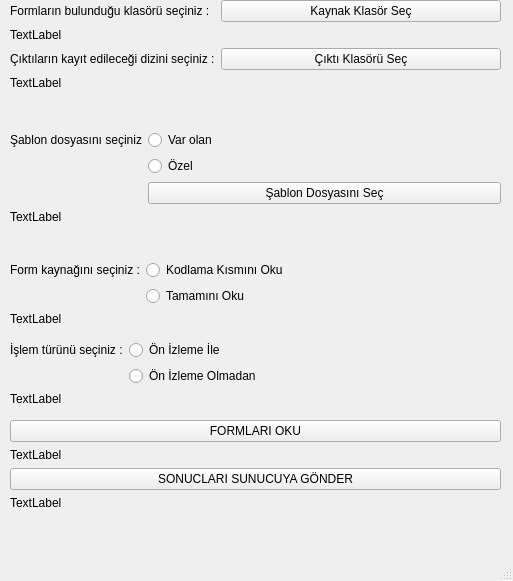
<?xml version="1.0" encoding="UTF-8"?>
<ui version="4.0">
 <class>MainWindow</class>
 <widget class="QMainWindow" name="MainWindow">
  <property name="geometry">
   <rect>
    <x>0</x>
    <y>0</y>
    <width>513</width>
    <height>581</height>
   </rect>
  </property>
  <property name="windowTitle">
   <string>Cisco &amp; MEB - Python Eğitici Eğitimi - Grup 8 Bitirme Projesi: Optik Form Okuyucu</string>
  </property>
  <widget class="QWidget" name="centralwidget">
   <widget class="QWidget" name="formLayoutWidget">
    <property name="geometry">
     <rect>
      <x>10</x>
      <y>0</y>
      <width>491</width>
      <height>121</height>
     </rect>
    </property>
    <layout class="QFormLayout" name="formLayout">
     <item row="1" column="0">
      <widget class="QLabel" name="label">
       <property name="text">
        <string>Formların bulunduğu klasörü seçiniz :</string>
       </property>
      </widget>
     </item>
     <item row="1" column="1">
      <widget class="QPushButton" name="btnFormKlasorSec">
       <property name="text">
        <string>Kaynak Klasör Seç</string>
       </property>
      </widget>
     </item>
     <item row="3" column="0">
      <widget class="QLabel" name="label_2">
       <property name="text">
        <string>Çıktıların kayıt edileceği dizini seçiniz :</string>
       </property>
      </widget>
     </item>
     <item row="3" column="1">
      <widget class="QPushButton" name="btnCiktiKlasorSec">
       <property name="text">
        <string>Çıktı Klasörü Seç</string>
       </property>
      </widget>
     </item>
     <item row="2" column="0" colspan="2">
      <widget class="QLabel" name="lblFormKlasor">
       <property name="text">
        <string>TextLabel</string>
       </property>
      </widget>
     </item>
     <item row="4" column="0" colspan="2">
      <widget class="QLabel" name="lblCiktiKlasor">
       <property name="text">
        <string>TextLabel</string>
       </property>
      </widget>
     </item>
    </layout>
   </widget>
   <widget class="QWidget" name="formLayoutWidget_2">
    <property name="geometry">
     <rect>
      <x>10</x>
      <y>260</y>
      <width>491</width>
      <height>71</height>
     </rect>
    </property>
    <layout class="QFormLayout" name="formLayout_2">
     <item row="1" column="1">
      <widget class="QRadioButton" name="rdBtnFotograf">
       <property name="text">
        <string>Tamamını Oku</string>
       </property>
      </widget>
     </item>
     <item row="0" column="0">
      <widget class="QLabel" name="label_4">
       <property name="text">
        <string>Form kaynağını seçiniz :</string>
       </property>
      </widget>
     </item>
     <item row="0" column="1">
      <widget class="QRadioButton" name="rdBtnTarayici">
       <property name="text">
        <string>Kodlama Kısmını Oku</string>
       </property>
      </widget>
     </item>
     <item row="2" column="0" colspan="2">
      <widget class="QLabel" name="lblKaynakSonuc">
       <property name="text">
        <string>TextLabel</string>
       </property>
      </widget>
     </item>
    </layout>
   </widget>
   <widget class="QWidget" name="formLayoutWidget_3">
    <property name="geometry">
     <rect>
      <x>10</x>
      <y>130</y>
      <width>491</width>
      <height>121</height>
     </rect>
    </property>
    <layout class="QFormLayout" name="formLayout_3">
     <item row="1" column="0">
      <widget class="QLabel" name="label_7">
       <property name="text">
        <string>Şablon dosyasını seçiniz</string>
       </property>
      </widget>
     </item>
     <item row="1" column="1">
      <widget class="QRadioButton" name="rdBtnSablonVarOlan">
       <property name="text">
        <string>Var olan</string>
       </property>
      </widget>
     </item>
     <item row="3" column="1">
      <widget class="QPushButton" name="btnSablonSec">
       <property name="text">
        <string>Şablon Dosyasını Seç</string>
       </property>
      </widget>
     </item>
     <item row="2" column="1">
      <widget class="QRadioButton" name="rdBtnSablonOzel">
       <property name="text">
        <string>Özel</string>
       </property>
      </widget>
     </item>
     <item row="4" column="0" colspan="2">
      <widget class="QLabel" name="lblSablonDosya">
       <property name="layoutDirection">
        <enum>Qt::LeftToRight</enum>
       </property>
       <property name="inputMethodHints">
        <set>Qt::ImhMultiLine|Qt::ImhTime</set>
       </property>
       <property name="text">
        <string>TextLabel</string>
       </property>
      </widget>
     </item>
    </layout>
   </widget>
   <widget class="QWidget" name="formLayoutWidget_4">
    <property name="geometry">
     <rect>
      <x>10</x>
      <y>340</y>
      <width>491</width>
      <height>71</height>
     </rect>
    </property>
    <layout class="QFormLayout" name="formLayout_4">
     <item row="1" column="0">
      <widget class="QLabel" name="label_6">
       <property name="text">
        <string>İşlem türünü seçiniz :</string>
       </property>
      </widget>
     </item>
     <item row="1" column="1">
      <widget class="QRadioButton" name="rdBtnProduction">
       <property name="text">
        <string>Ön İzleme İle</string>
       </property>
      </widget>
     </item>
     <item row="2" column="1">
      <widget class="QRadioButton" name="rdBtnDebug">
       <property name="text">
        <string>Ön İzleme Olmadan</string>
       </property>
      </widget>
     </item>
     <item row="3" column="0" colspan="2">
      <widget class="QLabel" name="lblIslemSonuc">
       <property name="text">
        <string>TextLabel</string>
       </property>
      </widget>
     </item>
    </layout>
   </widget>
   <widget class="QWidget" name="formLayoutWidget_5">
    <property name="geometry">
     <rect>
      <x>10</x>
      <y>420</y>
      <width>491</width>
      <height>111</height>
     </rect>
    </property>
    <layout class="QFormLayout" name="formLayout_5">
     <item row="0" column="0" colspan="2">
      <widget class="QPushButton" name="btnFormOku">
       <property name="text">
        <string>FORMLARI OKU</string>
       </property>
      </widget>
     </item>
     <item row="2" column="0" colspan="2">
      <widget class="QPushButton" name="btnSunucuyaGonder">
       <property name="text">
        <string>SONUCLARI SUNUCUYA GÖNDER</string>
       </property>
      </widget>
     </item>
     <item row="1" column="0">
      <widget class="QLabel" name="lblFormOkuSonuc">
       <property name="text">
        <string>TextLabel</string>
       </property>
      </widget>
     </item>
     <item row="3" column="0">
      <widget class="QLabel" name="lblSunucuGonderSonuc">
       <property name="text">
        <string>TextLabel</string>
       </property>
      </widget>
     </item>
    </layout>
   </widget>
  </widget>
  <widget class="QMenuBar" name="menubar">
   <property name="geometry">
    <rect>
     <x>0</x>
     <y>0</y>
     <width>513</width>
     <height>21</height>
    </rect>
   </property>
  </widget>
  <widget class="QStatusBar" name="statusbar"/>
 </widget>
 <resources/>
 <connections/>
</ui>
